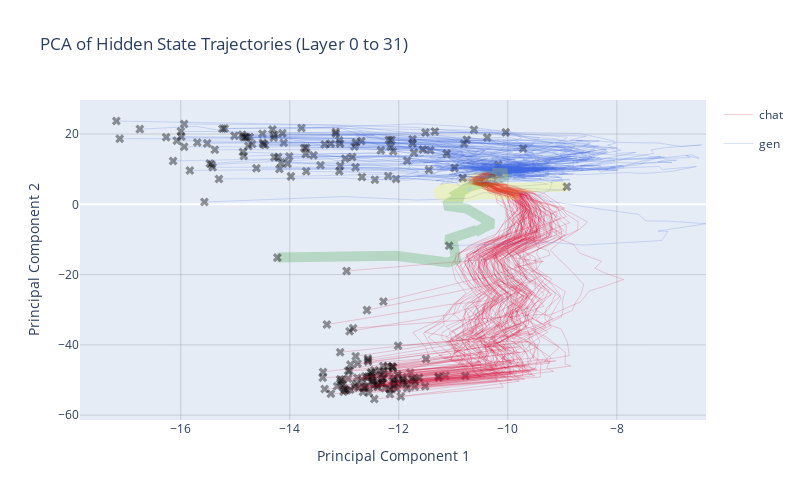

The code cell stored with this chart in its notebook:
### Code cell
import plotly.graph_objects as go
import plotly.express as px

# --- 3. Visualization ---
print("Generating plot...")

n = 101

# Create traces for the plot
traces = []

# Plot the 100 "Refusal" trajectories
for i in range(n):
    trajectory = projected_trajectories[i]
    if i == n-1:

        # Add trajectory line
        traces.append(go.Scatter(
            x=trajectory[:, 0],
            y=trajectory[:, 1],
            mode='lines',
            line=dict(color='green', width=10),
            opacity=0.2,
            name='chat' if i == 0 else '',
            showlegend=True if i == 0 else False,
            legendgroup='chat',
            hovertemplate=f'Chat Trajectory {i}<br>PC1: %{{x}}<br>PC2: %{{y}}<extra></extra>'
        ))
    else:
        # Add trajectory line
        traces.append(go.Scatter(
            x=trajectory[:, 0],
            y=trajectory[:, 1],
            mode='lines',
            line=dict(color='crimson', width=1),
            opacity=0.2,
            name='chat' if i == 0 else '',
            showlegend=True if i == 0 else False,
            legendgroup='chat',
            hovertemplate=f'Chat Trajectory {i}<br>PC1: %{{x}}<br>PC2: %{{y}}<extra></extra>'
        ))
    
    # Add start point (layer 0)
    traces.append(go.Scatter(
        x=[trajectory[0, 0]],
        y=[trajectory[0, 1]],
        mode='markers',
        marker=dict(color='crimson', size=4),
        opacity=0.3,
        name='',
        showlegend=False,
        hovertemplate=f'Chat {i} - Start (Layer 0)<br>PC1: %{{x}}<br>PC2: %{{y}}<extra></extra>'
    ))
    
    # Add end point (layer 31)
    traces.append(go.Scatter(
        x=[trajectory[-1, 0]],
        y=[trajectory[-1, 1]],
        mode='markers',
        marker=dict(color='black', symbol='x', size=8),
        opacity=0.4,
        name='',
        showlegend=False,
        hovertemplate=f'Chat {i} - End (Layer 31)<br>PC1: %{{x}}<br>PC2: %{{y}}<extra></extra>'
    ))

# Plot the 100 "Harmful Continuation" trajectories
for i in range(101, 101+n):
    if i == 151:
        continue
    
    trajectory = projected_trajectories[i]
    gen_idx = i - 101  # Get the gen index for hover
    if gen_idx == n-1:
        # Add trajectory line
        traces.append(go.Scatter(
            x=trajectory[:, 0],
            y=trajectory[:, 1],
            mode='lines',
            line=dict(color='yellow', width=10),
            opacity=0.2,
            name='gen' if i == 101 else '',
            showlegend=True if i == 101 else False,
            legendgroup='gen',
            hovertemplate=f'Gen Trajectory {gen_idx}<br>PC1: %{{x}}<br>PC2: %{{y}}<extra></extra>'
        ))
    else:
        # Add trajectory line
        traces.append(go.Scatter(
            x=trajectory[:, 0],
            y=trajectory[:, 1],
            mode='lines',
            line=dict(color='royalblue', width=1),
            opacity=0.2,
            name='gen' if i == 101 else '',
            showlegend=True if i == 101 else False,
            legendgroup='gen',
            hovertemplate=f'Gen Trajectory {gen_idx}<br>PC1: %{{x}}<br>PC2: %{{y}}<extra></extra>'
        ))
    
    # Add start point (layer 0)
    traces.append(go.Scatter(
        x=[trajectory[0, 0]],
        y=[trajectory[0, 1]],
        mode='markers',
        marker=dict(color='royalblue', size=4),
        opacity=0.3,
        name='',
        showlegend=False,
        hovertemplate=f'Gen {gen_idx} - Start (Layer 0)<br>PC1: %{{x}}<br>PC2: %{{y}}<extra></extra>'
    ))
    
    # Add end point (layer 31)
    traces.append(go.Scatter(
        x=[trajectory[-1, 0]],
        y=[trajectory[-1, 1]],
        mode='markers',
        marker=dict(color='black', symbol='x', size=8),
        opacity=0.4,
        name='',
        showlegend=False,
        hovertemplate=f'Gen {gen_idx} - End (Layer 31)<br>PC1: %{{x}}<br>PC2: %{{y}}<extra></extra>'
    ))

# Create the figure
fig = go.Figure(data=traces)

# Update layout
fig.update_layout(
    title='PCA of Hidden State Trajectories (Layer 0 to 31)',
    xaxis_title='Principal Component 1',
    yaxis_title='Principal Component 2',
    width=800,
    height=500,
    showlegend=True,
    hovermode='closest'
)

# Add grid
fig.update_xaxes(showgrid=True, gridwidth=1, gridcolor='rgba(128,128,128,0.3)')
fig.update_yaxes(showgrid=True, gridwidth=1, gridcolor='rgba(128,128,128,0.3)')

fig.show()
